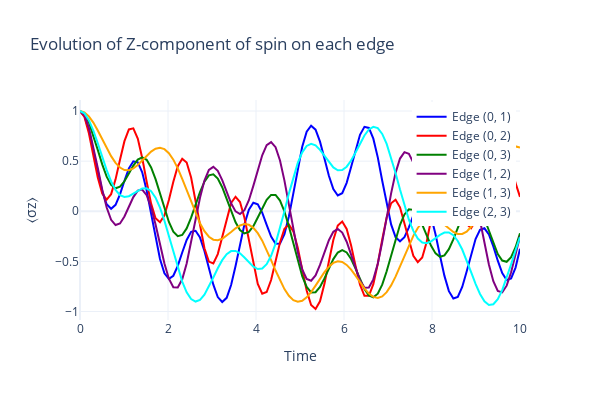

Notebook source saved alongside this figure:
### Code cell
# Set up time evolution
times = np.linspace(0, 10, 100)  # Evolve from t=0 to t=10

# Evolve the state using QuTiP's sesolve
result = qt.sesolve(H_total, psi, times)

# Calculate expectation values of Z operators for each edge over time
z_expectations_t = {edge: [qt.expect(ops['Z'], state) 
                         for state in result.states]
                   for edge, ops in spin_ops.items()}

# Print the first few values for each edge to verify they're different
print("First few expectation values for each edge:")
for edge, expecs in z_expectations_t.items():
    print(f"Edge {edge}: {expecs[:5]}")

# Create interactive Plotly figure
fig = go.Figure()

# Add a trace for each edge's evolution
colors = ['blue', 'red', 'green', 'purple', 'orange', 'cyan']
for (edge, expecs), color in zip(z_expectations_t.items(), colors):
    fig.add_trace(go.Scatter(
        x=times,
        y=expecs,
        mode='lines',
        name=f'Edge {edge}',
        line=dict(color=color, width=2),
        hovertemplate='Time: %{x:.2f}<br>⟨σz⟩: %{y:.3f}<br>Edge: {edge}<extra></extra>'
    ))

# Update layout for better visualization
fig.update_layout(
    title='Evolution of Z-component of spin on each edge',
    xaxis_title='Time',
    yaxis_title='⟨σz⟩',
    hovermode='x unified',
    showlegend=True,
    width=600,
    height=400,
    template='plotly_white',
    legend=dict(
        yanchor='top',
        y=0.99,
        xanchor='right',
        x=0.99
    )
)

fig.show()
